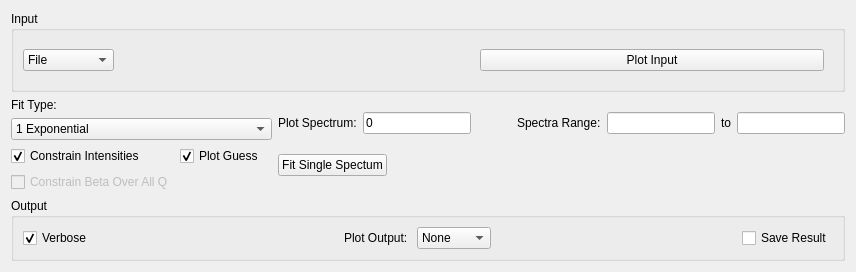
     <widget class="QWidget" name="tabFuryFit">
      <attribute name="title">
       <string>FuryFit</string>
      </attribute>
      <layout class="QVBoxLayout" name="layoutFuryFit">
       <item>
        <widget class="QGroupBox" name="furyfit_gbInput">
         <property name="title">
          <string>Input</string>
         </property>
         <layout class="QHBoxLayout" name="furyfit_layoutInput">
          <item>
           <widget class="QComboBox" name="furyfit_cbInputType">
            <item>
             <property name="text">
              <string>File</string>
             </property>
            </item>
            <item>
             <property name="text">
              <string>Workspace</string>
             </property>
            </item>
           </widget>
          </item>
          <item>
           <widget class="QStackedWidget" name="furyfit_swInput">
            <property name="sizePolicy">
             <sizepolicy hsizetype="Preferred" vsizetype="Maximum">
              <horstretch>0</horstretch>
              <verstretch>0</verstretch>
             </sizepolicy>
            </property>
            <property name="currentIndex">
             <number>0</number>
            </property>
            <widget class="QWidget" name="furyfit_page_inputFile">
             <layout class="QHBoxLayout" name="horizontalLayout_19">
              <item>
               <widget class="MantidQt::MantidWidgets::MWRunFiles" name="furyfit_inputFile" native="true">
                <property name="sizePolicy">
                 <sizepolicy hsizetype="Preferred" vsizetype="Fixed">
                  <horstretch>0</horstretch>
                  <verstretch>41</verstretch>
                 </sizepolicy>
                </property>
                <property name="findRunFiles" stdset="0">
                 <bool>false</bool>
                </property>
                <property name="label" stdset="0">
                 <string/>
                </property>
                <property name="multipleFiles" stdset="0">
                 <bool>false</bool>
                </property>
                <property name="fileExtensions" stdset="0">
                 <stringlist>
                  <string>_iqt.nxs</string>
                 </stringlist>
                </property>
               </widget>
              </item>
              <item>
               <widget class="QPushButton" name="furyfit_pbPlotInput">
                <property name="text">
                 <string>Plot Input</string>
                </property>
               </widget>
              </item>
             </layout>
            </widget>
            <widget class="QWidget" name="furyfit_page_inputWorkspace">
             <layout class="QHBoxLayout" name="horizontalLayout_12">
              <item>
               <widget class="MantidQt::MantidWidgets::WorkspaceSelector" name="furyfit_wsIqt">
                <property name="WorkspaceTypes" stdset="0">
                 <stringlist/>
                </property>
                <property name="Suffix" stdset="0">
                 <stringlist>
                  <string>_iqt</string>
                 </stringlist>
                </property>
               </widget>
              </item>
             </layout>
            </widget>
           </widget>
          </item>
         </layout>
        </widget>
       </item>
       <item>
        <layout class="QHBoxLayout" name="horizontalLayout_25">
         <item>
          <layout class="QVBoxLayout" name="furyfit_vlTreeProp">
           <item>
            <layout class="QVBoxLayout" name="verticalLayout_8">
             <item>
              <widget class="QLabel" name="furyfit_lbFitType">
               <property name="sizePolicy">
                <sizepolicy hsizetype="Preferred" vsizetype="Maximum">
                 <horstretch>0</horstretch>
                 <verstretch>0</verstretch>
                </sizepolicy>
               </property>
               <property name="text">
                <string>Fit Type:</string>
               </property>
              </widget>
             </item>
             <item>
              <widget class="QComboBox" name="furyfit_cbFitType">
               <item>
                <property name="text">
                 <string>1 Exponential</string>
                </property>
               </item>
               <item>
                <property name="text">
                 <string>2 Exponentials</string>
                </property>
               </item>
               <item>
                <property name="text">
                 <string>1 Stretched Exponential</string>
                </property>
               </item>
               <item>
                <property name="text">
                 <string>1 Stretched Exponential and 1 Exponential</string>
                </property>
               </item>
              </widget>
             </item>
            </layout>
           </item>
           <item>
            <layout class="QGridLayout" name="gridLayout_5">
             <item row="0" column="1">
              <widget class="QCheckBox" name="furyfit_ckPlotGuess">
               <property name="text">
                <string>Plot Guess</string>
               </property>
               <property name="checked">
                <bool>true</bool>
               </property>
              </widget>
             </item>
             <item row="0" column="0">
              <widget class="QCheckBox" name="furyfit_ckConstrainIntensities">
               <property name="text">
                <string>Constrain Intensities</string>
               </property>
               <property name="checked">
                <bool>true</bool>
               </property>
              </widget>
             </item>
             <item row="1" column="0">
              <widget class="QCheckBox" name="furyfit_ckConstrainBeta">
               <property name="enabled">
                <bool>false</bool>
               </property>
               <property name="text">
                <string>Constrain Beta Over All Q</string>
               </property>
              </widget>
             </item>
            </layout>
           </item>
           <item>
            <layout class="QHBoxLayout" name="furyfit_properties"/>
           </item>
          </layout>
         </item>
         <item>
          <layout class="QVBoxLayout" name="verticalLayout_6">
           <item>
            <layout class="QVBoxLayout" name="furyfit_vlPlot"/>
           </item>
           <item>
            <layout class="QHBoxLayout" name="horizontalLayout_27">
             <item>
              <widget class="QLabel" name="furyfit_lbSpectra">
               <property name="text">
                <string>Plot Spectrum:</string>
               </property>
              </widget>
             </item>
             <item>
              <widget class="QLineEdit" name="furyfit_lePlotSpectrum">
               <property name="text">
                <string>0</string>
               </property>
              </widget>
             </item>
             <item>
              <spacer name="horizontalSpacer_13">
               <property name="orientation">
                <enum>Qt::Horizontal</enum>
               </property>
               <property name="sizeHint" stdset="0">
                <size>
                 <width>40</width>
                 <height>20</height>
                </size>
               </property>
              </spacer>
             </item>
             <item>
              <widget class="QLabel" name="label_3">
               <property name="text">
                <string>Spectra Range:</string>
               </property>
              </widget>
             </item>
             <item>
              <widget class="QLineEdit" name="furyfit_leSpectraMin"/>
             </item>
             <item>
              <widget class="QLabel" name="label_4">
               <property name="text">
                <string>to</string>
               </property>
              </widget>
             </item>
             <item>
              <widget class="QLineEdit" name="furyfit_leSpectraMax"/>
             </item>
            </layout>
           </item>
           <item>
            <layout class="QHBoxLayout" name="horizontalLayout_14">
             <item>
              <widget class="QPushButton" name="furyfit_pbSingle">
               <property name="text">
                <string>Fit Single Spectum</string>
               </property>
              </widget>
             </item>
             <item>
              <spacer name="horizontalSpacer_3">
               <property name="orientation">
                <enum>Qt::Horizontal</enum>
               </property>
               <property name="sizeHint" stdset="0">
                <size>
                 <width>40</width>
                 <height>20</height>
                </size>
               </property>
              </spacer>
             </item>
            </layout>
           </item>
          </layout>
         </item>
        </layout>
       </item>
       <item>
        <widget class="QGroupBox" name="furyfit_gbOutput">
         <property name="title">
          <string>Output</string>
         </property>
         <layout class="QHBoxLayout" name="horizontalLayout_2">
          <item>
           <widget class="QCheckBox" name="furyfit_ckVerbose">
            <property name="text">
             <string>Verbose</string>
            </property>
            <property name="checked">
             <bool>true</bool>
            </property>
           </widget>
          </item>
          <item>
           <spacer name="horizontalSpacer_5">
            <property name="orientation">
             <enum>Qt::Horizontal</enum>
            </property>
            <property name="sizeHint" stdset="0">
             <size>
              <width>40</width>
              <height>20</height>
             </size>
            </property>
           </spacer>
          </item>
          <item>
           <widget class="QLabel" name="furyfit_lbPlotOutputSeq">
            <property name="text">
             <string>Plot Output: </string>
            </property>
           </widget>
          </item>
          <item>
           <widget class="QComboBox" name="furyfit_cbPlotOutput">
            <item>
             <property name="text">
              <string>None</string>
             </property>
            </item>
            <item>
             <property name="text">
              <string>All</string>
             </property>
            </item>
            <item>
             <property name="text">
              <string>Intensity</string>
             </property>
            </item>
            <item>
             <property name="text">
              <string>Tau</string>
             </property>
            </item>
            <item>
             <property name="text">
              <string>Beta</string>
             </property>
            </item>
           </widget>
          </item>
          <item>
           <spacer name="horizontalSpacer_20">
            <property name="orientation">
             <enum>Qt::Horizontal</enum>
            </property>
            <property name="sizeHint" stdset="0">
             <size>
              <width>40</width>
              <height>20</height>
             </size>
            </property>
           </spacer>
          </item>
          <item>
           <widget class="QCheckBox" name="furyfit_ckSaveSeq">
            <property name="text">
             <string>Save Result</string>
            </property>
           </widget>
          </item>
         </layout>
        </widget>
       </item>
      </layout>
     </widget>
